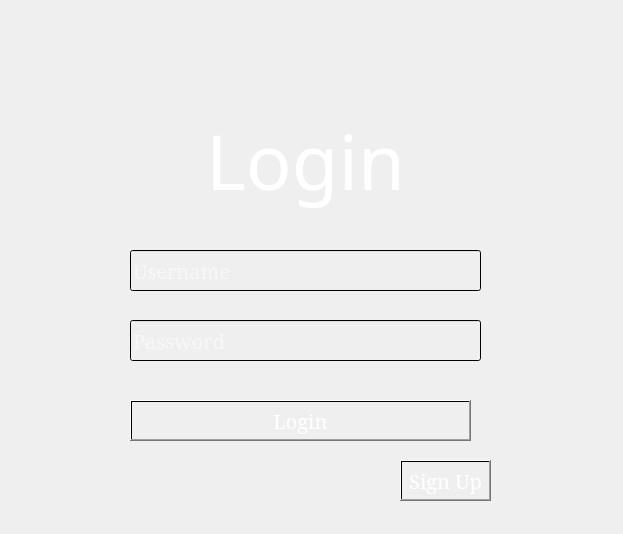
<?xml version="1.0" encoding="UTF-8"?>
<ui version="4.0">
 <class>MainWindow</class>
 <widget class="QMainWindow" name="MainWindow">
  <property name="geometry">
   <rect>
    <x>0</x>
    <y>0</y>
    <width>623</width>
    <height>534</height>
   </rect>
  </property>
  <property name="windowTitle">
   <string>MainWindow</string>
  </property>
  <property name="styleSheet">
   <string notr="true">background-image: url(:/newPrefix/milky-way-2695569_640.jpg);</string>
  </property>
  <widget class="QWidget" name="centralwidget">
   <property name="styleSheet">
    <string notr="true">background-color: qlineargradient(spread:pad, x1:0, y1:0, x2:1, y2:0, stop:0 rgba(0, 0, 0, 0), stop:1 rgba(0, 0, 0, 0));</string>
   </property>
   <widget class="QLabel" name="label">
    <property name="geometry">
     <rect>
      <x>10</x>
      <y>80</y>
      <width>591</width>
      <height>161</height>
     </rect>
    </property>
    <property name="font">
     <font>
      <family>Wide Latin</family>
      <pointsize>57</pointsize>
     </font>
    </property>
    <property name="styleSheet">
     <string notr="true">color: white;
background: qlineargradient(spread:pad, x1:0, y1:0, x2:1, y2:0, stop:0 rgba(0, 0, 0, 0), stop:1 rgba(255, 255, 255, 0));</string>
    </property>
    <property name="text">
     <string>Login</string>
    </property>
    <property name="alignment">
     <set>Qt::AlignCenter</set>
    </property>
   </widget>
   <widget class="QLineEdit" name="use_name">
    <property name="geometry">
     <rect>
      <x>130</x>
      <y>250</y>
      <width>351</width>
      <height>41</height>
     </rect>
    </property>
    <property name="font">
     <font>
      <family>MS Serif</family>
      <pointsize>15</pointsize>
     </font>
    </property>
    <property name="styleSheet">
     <string notr="true">color: white;
background: qlineargradient(spread:pad, x1:0, y1:0, x2:1, y2:0, stop:0 rgba(0, 0, 0, 0), stop:1 rgba(255, 255, 255, 0));</string>
    </property>
    <property name="placeholderText">
     <string>Username</string>
    </property>
   </widget>
   <widget class="QLineEdit" name="password">
    <property name="geometry">
     <rect>
      <x>130</x>
      <y>320</y>
      <width>351</width>
      <height>41</height>
     </rect>
    </property>
    <property name="font">
     <font>
      <family>MS Serif</family>
      <pointsize>15</pointsize>
     </font>
    </property>
    <property name="styleSheet">
     <string notr="true">color: white;
background: qlineargradient(spread:pad, x1:0, y1:0, x2:1, y2:0, stop:0 rgba(0, 0, 0, 0), stop:1 rgba(255, 255, 255, 0));</string>
    </property>
    <property name="placeholderText">
     <string>Password</string>
    </property>
   </widget>
   <widget class="QPushButton" name="loginbutton">
    <property name="geometry">
     <rect>
      <x>130</x>
      <y>400</y>
      <width>341</width>
      <height>41</height>
     </rect>
    </property>
    <property name="font">
     <font>
      <family>MS Serif</family>
      <pointsize>15</pointsize>
     </font>
    </property>
    <property name="styleSheet">
     <string notr="true">color: white;
background: qlineargradient(spread:pad, x1:0, y1:0, x2:1, y2:0, stop:0 rgba(0, 0, 0, 0), stop:1 rgba(255, 255, 255, 0));</string>
    </property>
    <property name="text">
     <string>Login</string>
    </property>
   </widget>
   <widget class="QPushButton" name="signupbutton">
    <property name="geometry">
     <rect>
      <x>400</x>
      <y>460</y>
      <width>91</width>
      <height>41</height>
     </rect>
    </property>
    <property name="font">
     <font>
      <family>MS Serif</family>
      <pointsize>15</pointsize>
     </font>
    </property>
    <property name="styleSheet">
     <string notr="true">color: white;
background: qlineargradient(spread:pad, x1:0, y1:0, x2:1, y2:0, stop:0 rgba(0, 0, 0, 0), stop:1 rgba(255, 255, 255, 0));</string>
    </property>
    <property name="text">
     <string>Sign Up</string>
    </property>
   </widget>
  </widget>
 </widget>
 <resources>
  <include location="../../resource.qrc"/>
 </resources>
 <connections/>
</ui>
